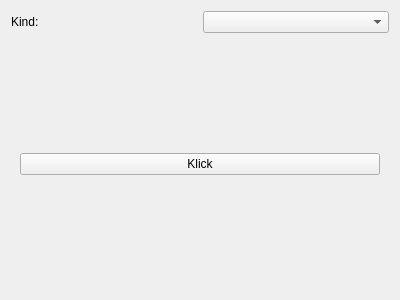
<?xml version="1.0" encoding="UTF-8"?>
<ui version="4.0">
 <class>TriggerWidget</class>
 <widget class="QWidget" name="TriggerWidget">
  <property name="geometry">
   <rect>
    <x>0</x>
    <y>0</y>
    <width>400</width>
    <height>300</height>
   </rect>
  </property>
  <property name="windowTitle">
   <string>Form</string>
  </property>
  <layout class="QVBoxLayout" name="verticalLayout">
   <item>
    <layout class="QHBoxLayout" name="horizontalLayout">
     <item>
      <widget class="QLabel" name="label">
       <property name="text">
        <string>Kind:</string>
       </property>
      </widget>
     </item>
     <item>
      <widget class="QComboBox" name="comboBoxTriggerKind"/>
     </item>
    </layout>
   </item>
   <item>
    <widget class="QStackedWidget" name="stackedWidget">
     <property name="currentIndex">
      <number>0</number>
     </property>
     <widget class="QWidget" name="pageManual">
      <layout class="QVBoxLayout" name="verticalLayout_2">
       <item>
        <widget class="QPushButton" name="buttonCapture">
         <property name="text">
          <string>Klick</string>
         </property>
        </widget>
       </item>
      </layout>
     </widget>
     <widget class="QWidget" name="pageConinous">
      <layout class="QVBoxLayout" name="verticalLayout_3">
       <item>
        <layout class="QHBoxLayout" name="horizontalLayout_2">
         <item>
          <widget class="QLabel" name="label_2">
           <property name="sizePolicy">
            <sizepolicy hsizetype="Expanding" vsizetype="Preferred">
             <horstretch>0</horstretch>
             <verstretch>0</verstretch>
            </sizepolicy>
           </property>
           <property name="text">
            <string>Time:</string>
           </property>
          </widget>
         </item>
         <item>
          <widget class="QLineEdit" name="lineEditHours">
           <property name="sizePolicy">
            <sizepolicy hsizetype="Maximum" vsizetype="Fixed">
             <horstretch>0</horstretch>
             <verstretch>0</verstretch>
            </sizepolicy>
           </property>
           <property name="text">
            <string>0</string>
           </property>
           <property name="alignment">
            <set>Qt::AlignRight|Qt::AlignTrailing|Qt::AlignVCenter</set>
           </property>
          </widget>
         </item>
         <item>
          <widget class="QLabel" name="label_3">
           <property name="text">
            <string>h</string>
           </property>
          </widget>
         </item>
         <item>
          <widget class="QLineEdit" name="lineEditMinutes">
           <property name="sizePolicy">
            <sizepolicy hsizetype="Maximum" vsizetype="Fixed">
             <horstretch>0</horstretch>
             <verstretch>0</verstretch>
            </sizepolicy>
           </property>
           <property name="text">
            <string>0</string>
           </property>
           <property name="alignment">
            <set>Qt::AlignRight|Qt::AlignTrailing|Qt::AlignVCenter</set>
           </property>
          </widget>
         </item>
         <item>
          <widget class="QLabel" name="label_4">
           <property name="text">
            <string>min</string>
           </property>
          </widget>
         </item>
         <item>
          <widget class="QLineEdit" name="lineEditSeconds">
           <property name="sizePolicy">
            <sizepolicy hsizetype="Maximum" vsizetype="Fixed">
             <horstretch>0</horstretch>
             <verstretch>0</verstretch>
            </sizepolicy>
           </property>
           <property name="text">
            <string>10.0</string>
           </property>
           <property name="alignment">
            <set>Qt::AlignRight|Qt::AlignTrailing|Qt::AlignVCenter</set>
           </property>
          </widget>
         </item>
         <item>
          <widget class="QLabel" name="label_5">
           <property name="text">
            <string>s</string>
           </property>
          </widget>
         </item>
        </layout>
       </item>
       <item>
        <widget class="QPushButton" name="buttoncontiniousStartStop">
         <property name="text">
          <string>Start</string>
         </property>
        </widget>
       </item>
      </layout>
     </widget>
    </widget>
   </item>
  </layout>
 </widget>
 <resources/>
 <connections/>
</ui>
